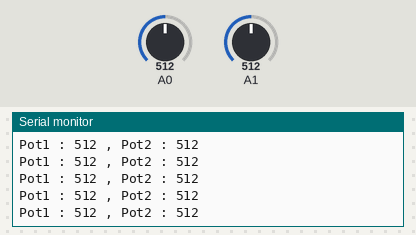
A sketch run on a simulated Arduino Uno, built with avr-gcc and run on an emulated ATmega328P. Shown: the last lines printed to the serial monitor. Inputs (shaded band) come from the test bench; at power-on: A0 = 512, A1 = 512.

Above: at 1.2 s.
1.3 s: A0 set to 105
At 1.9 s:
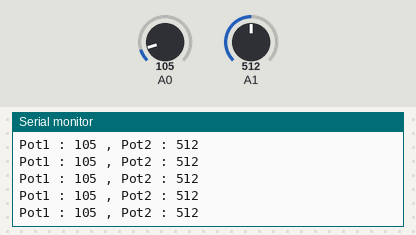
4.3 s: A0 set to 93
At 5.1 s:
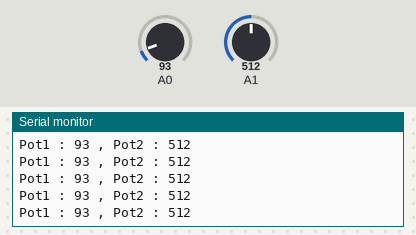
7.3 s: A1 set to 110
At 8.0 s:
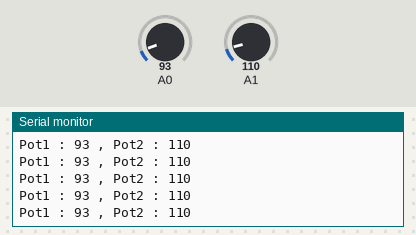
10.3 s: A1 set to 92
At 11.2 s:
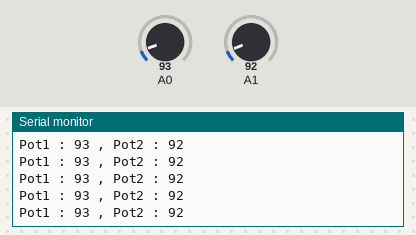
Timing chart, 0 to 13.3 s (numbered marks = the images above; inputs shaded):
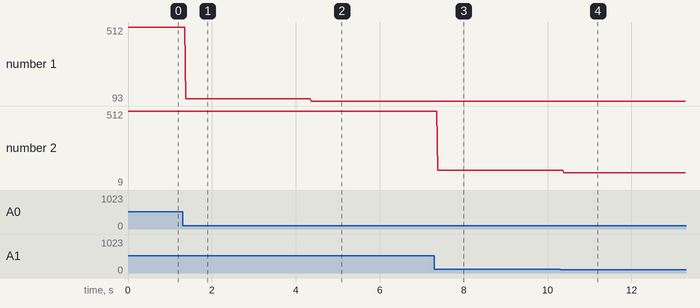

Measured:
- after the input at 1.3 s, the serial monitor: prints a new line after 0.08 s (image 1)
- after the input at 4.3 s, the serial monitor: prints a new line after 0.07 s (image 2)
- after the input at 7.3 s, the serial monitor: prints a new line after 0.09 s (image 3)
- after the input at 10.3 s, the serial monitor: prints a new line after 0.08 s (image 4)
- plotted number 1: 512 → 105 after the input at 1.3 s, 105 → 93 after the input at 4.3 s
- plotted number 2: 512 → 110 after the input at 7.3 s, 110 → 9 after the input at 10.3 s

The sketch:

led_pot.ino
```cpp
void setup() {
  // put your setup code here, to run once:
  Serial.begin(9600);
  pinMode(A0,INPUT);
  pinMode(A1,INPUT);
}

void loop() {
  // put your main code here, to run repeatedly:
  int pot1=analogRead(A0);
  int pot2=analogRead(A1);
  Serial.print("Pot1 : ");
  Serial.print(pot1);
  Serial.print(" , Pot2 : ");
  Serial.println(pot2);
}
```
